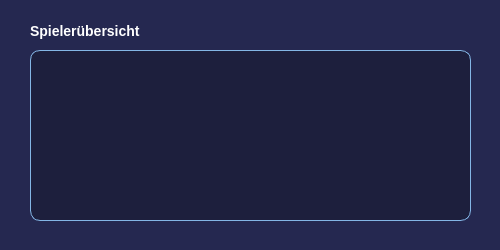
       <widget class="QWidget" name="Spieleranzeige_3" native="true">
        <property name="geometry">
         <rect>
          <x>1360</x>
          <y>30</y>
          <width>500</width>
          <height>250</height>
         </rect>
        </property>
        <property name="minimumSize">
         <size>
          <width>500</width>
          <height>250</height>
         </size>
        </property>
        <property name="maximumSize">
         <size>
          <width>500</width>
          <height>250</height>
         </size>
        </property>
        <property name="styleSheet">
         <string notr="true">background-color:#252850;
border-radius:10px;
color:white;;
</string>
        </property>
        <widget class="QLabel" name="playersHeaderLabel">
         <property name="geometry">
          <rect>
           <x>30</x>
           <y>20</y>
           <width>441</width>
           <height>21</height>
          </rect>
         </property>
         <property name="styleSheet">
          <string notr="true">border: 0px solid black;
font-weight: 800;
font-size : 14px;</string>
         </property>
         <property name="text">
          <string>Spielerübersicht</string>
         </property>
        </widget>
        <widget class="QTextEdit" name="playersText">
         <property name="geometry">
          <rect>
           <x>30</x>
           <y>50</y>
           <width>441</width>
           <height>171</height>
          </rect>
         </property>
         <property name="styleSheet">
          <string notr="true">border: 1px solid #84b6e6;
background-color: #1d1f3d;
color: white;
font-size: 14px;
padding: 6px;</string>
         </property>
         <property name="readOnly">
          <bool>true</bool>
         </property>
        </widget>
        <widget class="QPushButton" name="logExitButton">
         <property name="geometry">
          <rect>
           <x>20</x>
           <y>790</y>
           <width>200</width>
           <height>40</height>
          </rect>
         </property>
         <property name="text">
          <string>Log verlassen</string>
         </property>
        </widget>
       </widget>
